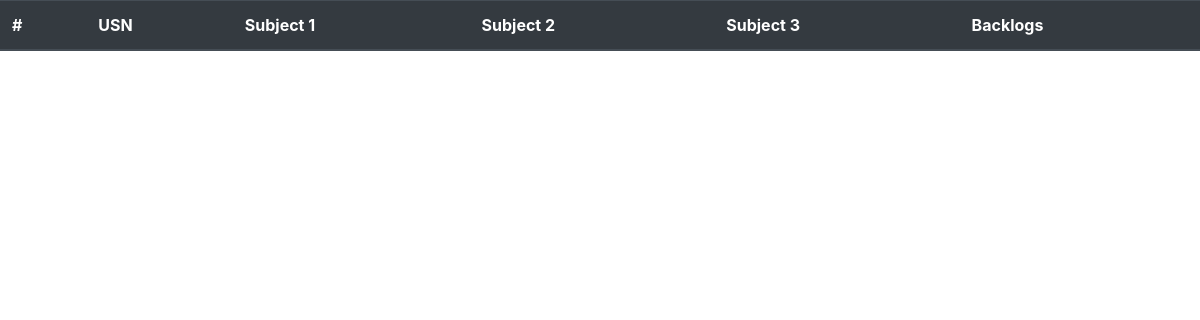
The app's page /view_sub_data, older data.
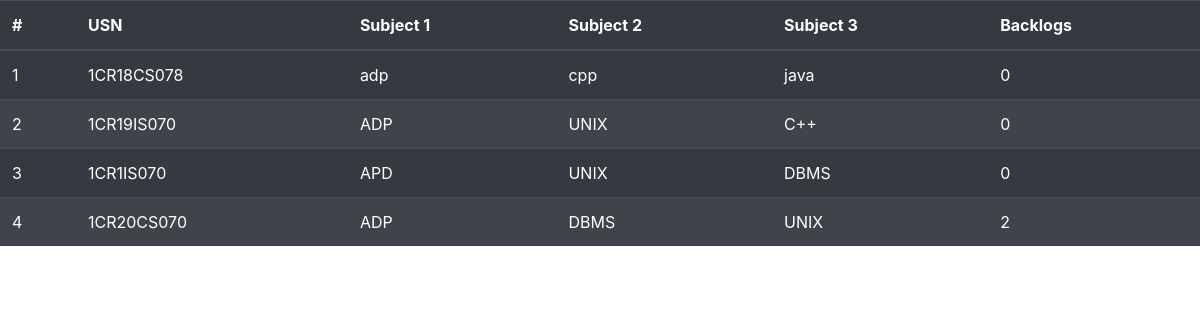
The same page, newer data.
### tables this page shows
CREATE TABLE subject(usn TEXT PRIMARY KEY,
     sub1 TEXT,
     sub2 TEXT,
     sub3 TEXT,
     backlogs TEXT);

### home.py (the view)
@app.route('/view_sub_data')
def view_subject():
	lst=viewsubject()
	return render_template('view_subject.html',data=lst,lenght=len(lst))

### backend.py (called while the page is built)
def viewsubject():
     con=sqlite3.connect("student.db")
     cur=con.cursor()
     cur.execute("SELECT * FROM subject")
     rows=cur.fetchall()
     con.close()
     return rows

### templates/view_subject.html (shortened to what this page needs)
<!doctype html>
<html lang="en">
  <head>
    <link rel="stylesheet" href="https://cdn.jsdelivr.net/npm/bootstrap@4.5.3/dist/css/bootstrap.min.css">
  </head>
  <body>
<table class="table table-striped table-dark">
  <thead>
    <tr>
      <th scope="col">#</th>
      <th scope="col">USN</th>
      <th scope="col">Subject 1</th>
      <th scope="col">Subject 2</th>
      <th scope="col">Subject 3</th>
      <th scope="col">Backlogs</th>
    </tr>
  </thead>
  <tbody>
    <tr>
      {% for j in range(lenght) %}
        <tr>
          <td>{{j+1}}</td>
        {% for i in range(5)%}
          <td>{{data[j][i]}}</td>
        {%endfor%}
        </tr>
      {% endfor %}
    </tr>
  </tbody>
</table>
  </body>
</html>

Row changes from the older to the newer data that the page shows:
added subject: usn "1CR18CS078" "adp" "cpp" "java" "0"
added subject: usn "1CR19IS070" "ADP" "UNIX" "C++" "0"
added subject: usn "1CR1IS070" "APD" "UNIX" "DBMS" "0"
added subject: usn "1CR20CS070" "ADP" "DBMS" "UNIX" "2"
Text that changed along with them:
new list line: "1"
new list line: "2"
new list line: "3"
new list line: "4"
